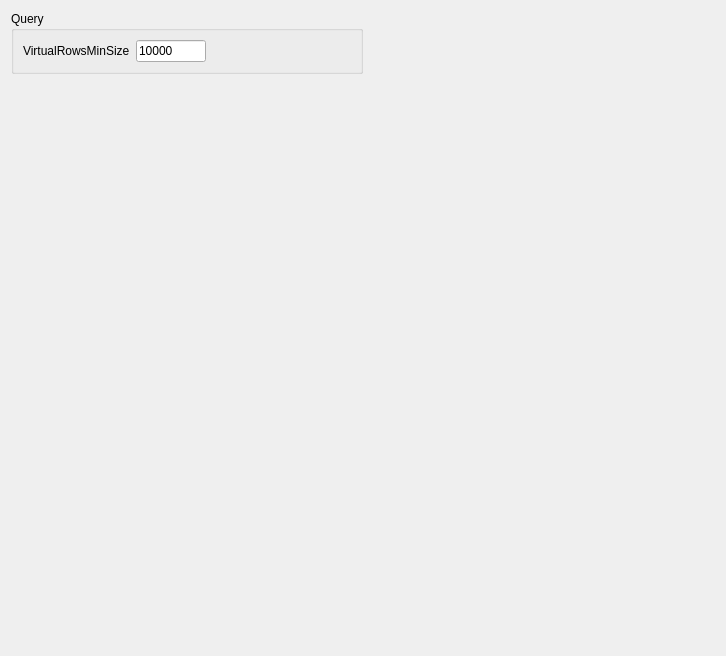
<?xml version="1.0" encoding="UTF-8"?>
<ui version="4.0">
 <class>GenerellWidget</class>
 <widget class="QWidget" name="GenerellWidget">
  <property name="geometry">
   <rect>
    <x>0</x>
    <y>0</y>
    <width>726</width>
    <height>656</height>
   </rect>
  </property>
  <property name="windowTitle">
   <string>Form</string>
  </property>
  <layout class="QGridLayout" name="gridLayout">
   <item row="0" column="0">
    <layout class="QHBoxLayout" name="horizontalLayout">
     <item>
      <layout class="QGridLayout" name="gridLayout_3">
       <item row="0" column="0">
        <widget class="QGroupBox" name="groupBox_2">
         <property name="title">
          <string>Query</string>
         </property>
         <layout class="QVBoxLayout" name="verticalLayout_2">
          <property name="rightMargin">
           <number>7</number>
          </property>
          <item>
           <layout class="QFormLayout" name="formLayout">
            <property name="fieldGrowthPolicy">
             <enum>QFormLayout::AllNonFixedFieldsGrow</enum>
            </property>
            <property name="labelAlignment">
             <set>Qt::AlignLeading|Qt::AlignLeft|Qt::AlignVCenter</set>
            </property>
            <item row="0" column="0">
             <widget class="QLabel" name="virtualRowsMinSizeLabel">
              <property name="toolTip">
               <string comment="tt" extracomment="tooltip">&lt;html&gt;&lt;head/&gt;&lt;body&gt;&lt;p&gt;below this size messages will be imported&lt;/p&gt;&lt;/body&gt;&lt;/html&gt;</string>
              </property>
              <property name="statusTip">
               <string comment="st" extracomment="statustip"/>
              </property>
              <property name="whatsThis">
               <string comment="wt" extracomment="ehatsthis"/>
              </property>
              <property name="accessibleName">
               <string comment="an" extracomment="access"/>
              </property>
              <property name="text">
               <string>VirtualRowsMinSize</string>
              </property>
             </widget>
            </item>
            <item row="0" column="1">
             <layout class="QHBoxLayout" name="horizontalLayout_6">
              <item>
               <widget class="QLineEdit" name="virtualRowsMinSizeEdit">
                <property name="minimumSize">
                 <size>
                  <width>0</width>
                  <height>0</height>
                 </size>
                </property>
                <property name="maximumSize">
                 <size>
                  <width>70</width>
                  <height>16777215</height>
                 </size>
                </property>
                <property name="toolTip">
                 <string comment="tip" extracomment="this is a tooltip"/>
                </property>
                <property name="statusTip">
                 <string comment="comment" extracomment="this is a comment"/>
                </property>
                <property name="whatsThis">
                 <string comment="wt" extracomment="whats this"/>
                </property>
                <property name="text">
                 <string>10000</string>
                </property>
                <property name="maxLength">
                 <number>8</number>
                </property>
               </widget>
              </item>
              <item>
               <spacer name="horizontalSpacer_6">
                <property name="orientation">
                 <enum>Qt::Horizontal</enum>
                </property>
                <property name="sizeHint" stdset="0">
                 <size>
                  <width>40</width>
                  <height>20</height>
                 </size>
                </property>
               </spacer>
              </item>
             </layout>
            </item>
           </layout>
          </item>
         </layout>
        </widget>
       </item>
       <item row="1" column="0">
        <spacer name="verticalSpacer">
         <property name="orientation">
          <enum>Qt::Vertical</enum>
         </property>
         <property name="sizeHint" stdset="0">
          <size>
           <width>20</width>
           <height>40</height>
          </size>
         </property>
        </spacer>
       </item>
      </layout>
     </item>
     <item>
      <spacer name="horizontalSpacer_4">
       <property name="orientation">
        <enum>Qt::Horizontal</enum>
       </property>
       <property name="sizeHint" stdset="0">
        <size>
         <width>40</width>
         <height>20</height>
        </size>
       </property>
      </spacer>
     </item>
    </layout>
   </item>
  </layout>
 </widget>
 <resources/>
 <connections/>
</ui>
